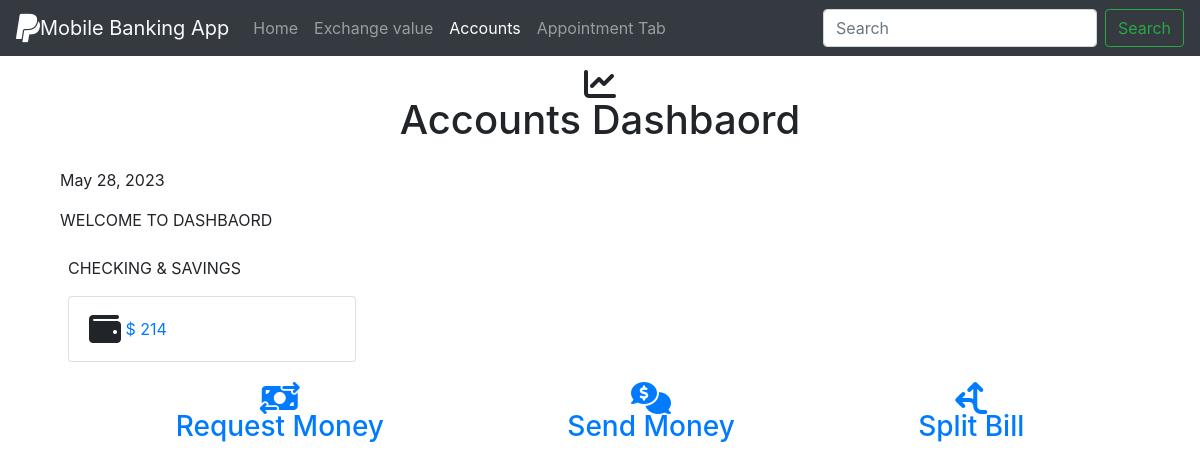
Page /stocks/ on the earlier database version.
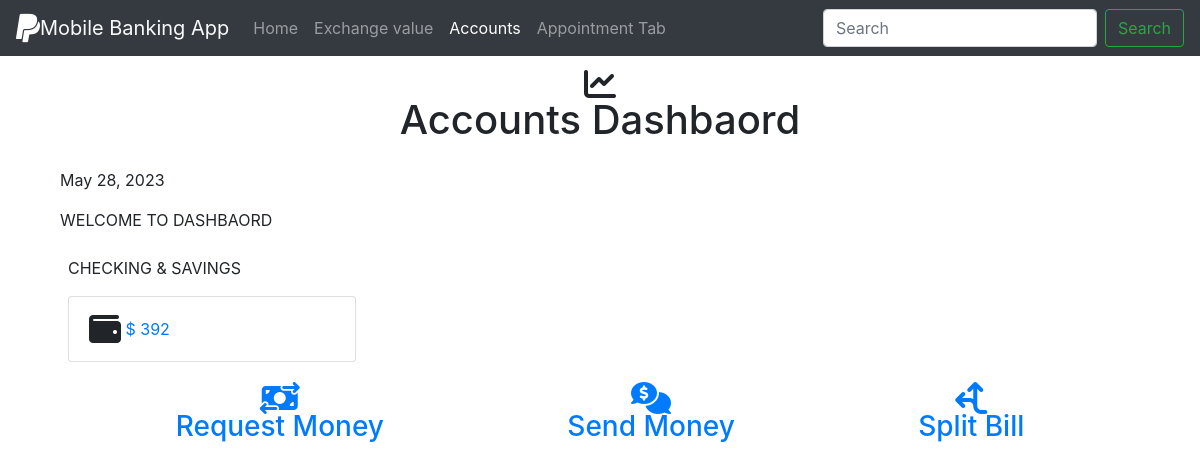
Same page on the later database version.
### polls/models.py (models this page shows)
class money(models.Model):
    balance=models.IntegerField()

### polls/views.py (the view)
# urls.py: path("stocks/",views.stock_view,name="stock_view"),
def stock_view(request):
    today=date.today()
    balance_amount=money.objects.all()
    context={
        'date':today,
        'balance_amount':balance_amount[0],
        'request':request,
    }
    return render(request,'polls/Pay.html',context)

### polls/templates/polls/Pay.html
{% include 'polls/navbar.html' %}
<div class="container">
<div class="container-fluid text-center p-3">
    <span>
      <i class="fa-sharp fa-solid fa-chart-line fa-2xl"></i>
      <h1>Accounts Dashbaord</h1>
    </span>
</div>
<div class="container">
    <p>{{date}}</p>
    <p class="text-uppercase">Welcome To Dashbaord</p>
</div>
<div class="container">
<div class="container p-2">
    <p class="text-uppercase">Checking & Savings</p>
    <div class="card" style="width: 18rem;">
        <div class="card-body">
          <i class="fa-solid fa-wallet fa-2xl"></i>
          <a href="{% url 'accountactivity_view' %}" class="card-link">$ {{balance_amount.balance}}</a>
        </div>
      </div>
      <div class="container p-3">
      <nav class="nav nav-pills nav-fill">
          <a class="nav-item nav-link" href="{% url 'request_view' %}"> <i class="fa-solid fa-money-bill-transfer fa-2xl"></i>
          <span><h3>Request Money</h3></span>
          </a>
        <a class="nav-item nav-link" href="{% url 'sendmoney_view' %}"><i class="fa-solid fa-comments-dollar fa-2xl"></i><span><h3>Send Money</h3></span></a>
        <a class="nav-item nav-link" href="{% url 'splitbill_view' %}"><i class="fa-sharp fa-solid fa-arrows-split-up-and-left fa-2xl"></i><span><h3>Split Bill</h3></span></a>
      </nav>
      </div>
</div>
</div>

Differences in the rows shown:
changed money: balance "214" → "392"
